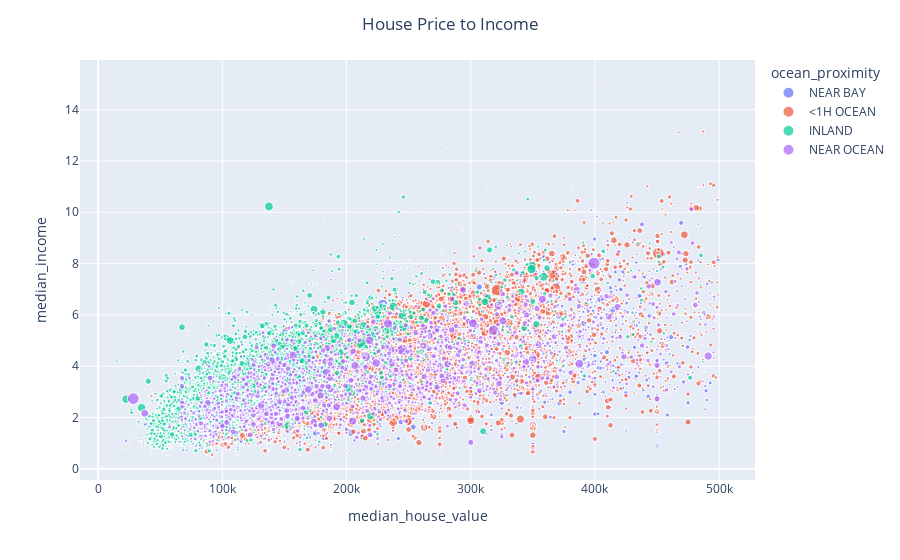

The code cell stored with this chart in its notebook:
### Code cell
# Our new plot with outliers removed while still maintaining integrity
fig2 = px.scatter(myData2, x='median_house_value', y='median_income', size='population', color='ocean_proximity')
fig2.update_layout(title_text='House Price to Income', title_x=0.5)
fig2.show()

### Figure 1 — Plotly figure (JSON) as saved in the notebook; plotly's stock layout.template omitted (floating-point values rounded to 4 significant figures; data arrays with more than 128 entries replaced by an {"elided": "..."} marker saying what was removed)
{"data": [{"hovertemplate": "ocean_proximity=NEAR BAY<br>median_house_value=%{x}<br>median_income=%{y}<br>population=%{marker.size}<extra></extra>", "legendgroup": "NEAR BAY", "marker": {"color": "#636efa", "size": {"elided": "2069 int values"}, "sizemode": "area", "sizeref": 89.2, "symbol": "circle"}, "mode": "markers", "name": "NEAR BAY", "showlegend": true, "type": "scattergl", "x": {"elided": "2069 int values"}, "xaxis": "x", "y": {"elided": "2069 float values"}, "yaxis": "y"}, {"hovertemplate": "ocean_proximity=<1H OCEAN<br>median_house_value=%{x}<br>median_income=%{y}<br>population=%{marker.size}<extra></extra>", "legendgroup": "<1H OCEAN", "marker": {"color": "#EF553B", "size": {"elided": "8496 int values"}, "sizemode": "area", "sizeref": 89.2, "symbol": "circle"}, "mode": "markers", "name": "<1H OCEAN", "showlegend": true, "type": "scattergl", "x": {"elided": "8496 int values"}, "xaxis": "x", "y": {"elided": "8496 float values"}, "yaxis": "y"}, {"hovertemplate": "ocean_proximity=INLAND<br>median_house_value=%{x}<br>median_income=%{y}<br>population=%{marker.size}<extra></extra>", "legendgroup": "INLAND", "marker": {"color": "#00cc96", "size": {"elided": "6468 int values"}, "sizemode": "area", "sizeref": 89.2, "symbol": "circle"}, "mode": "markers", "name": "INLAND", "showlegend": true, "type": "scattergl", "x": {"elided": "6468 int values"}, "xaxis": "x", "y": {"elided": "6468 float values"}, "yaxis": "y"}, {"hovertemplate": "ocean_proximity=NEAR OCEAN<br>median_house_value=%{x}<br>median_income=%{y}<br>population=%{marker.size}<extra></extra>", "legendgroup": "NEAR OCEAN", "marker": {"color": "#ab63fa", "size": {"elided": "2410 int values"}, "sizemode": "area", "sizeref": 89.2, "symbol": "circle"}, "mode": "markers", "name": "NEAR OCEAN", "showlegend": true, "type": "scattergl", "x": {"elided": "2410 int values"}, "xaxis": "x", "y": {"elided": "2410 float values"}, "yaxis": "y"}], "layout": {"legend": {"itemsizing": "constant", "title": {"text": "ocean_proximity"}, "tracegroupgap": 0}, "margin": {"t": 60}, "title": {"text": "House Price to Income", "x": 0.5}, "xaxis": {"anchor": "y", "domain": [0, 1], "title": {"text": "median_house_value"}}, "yaxis": {"anchor": "x", "domain": [0, 1], "title": {"text": "median_income"}}}}
